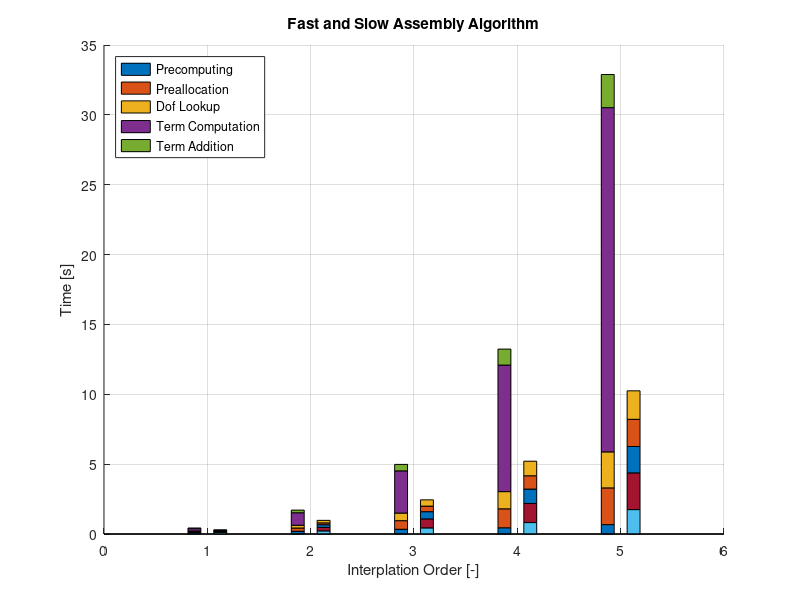
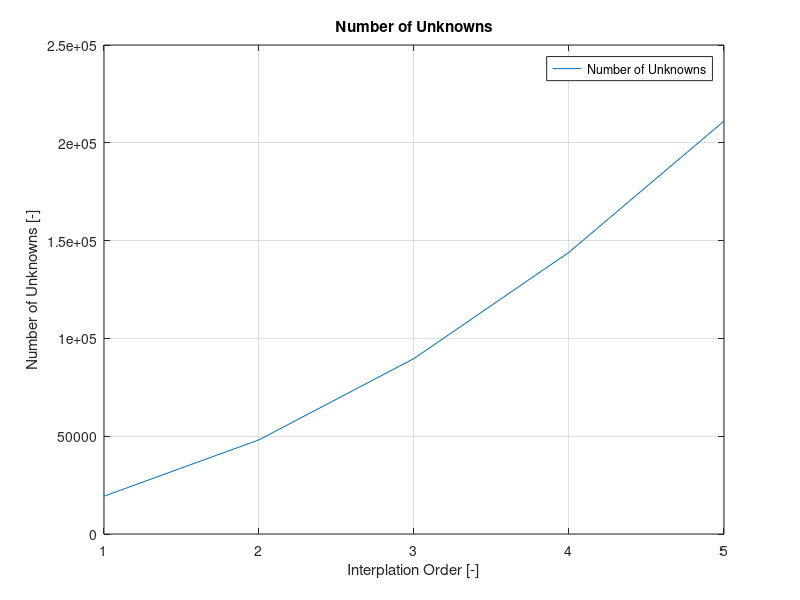

The MATLAB source for these figures, in order:
%% Clear
close all;
clear all;

%% Get Data
data = dlmread("timing.csv", ";");

% Order
order    = data(1, 3:end);
unknowns = data(2, 3:end);

% Slow
sPrecmpt = data(3, 3:end);
sAlloc   = data(4, 3:end);
sDof     = data(5, 3:end);
sTerm    = data(6, 3:end);
sAdd     = data(7, 3:end);
slow     = [sPrecmpt' sAlloc' sDof' sTerm' sAdd'];

% Fast
fPrecmpt = data(8,  3:end);
fAlloc   = data(9,  3:end);
fDof     = data(10, 3:end);
fTerm    = data(11, 3:end);
fAdd     = data(12, 3:end);
fast     = [fPrecmpt' fAlloc' fDof' fTerm' fAdd'];

%% Time
figure;
hold on;
bar(order - 0.125, slow, 0.125, 'stacked');
bar(order + 0.125, fast, 0.125, 'stacked');
hold off;

title("Fast and Slow Assembly Algorithm");
xlabel("Interplation Order [-]");
ylabel("Time [s]");

legend([{"Precomputing"},
        {"Preallocation"},
        {"Dof Lookup"},
        {"Term Computation"},
        {"Term Addition"}], 'location', 'northwest');
grid;

%% Unknowns
figure;
plot(order, unknowns);
title("Number of Unknowns");
xlabel("Interplation Order [-]");
ylabel("Number of Unknowns [-]");

legend([{"Number of Unknowns"}]);
grid;
